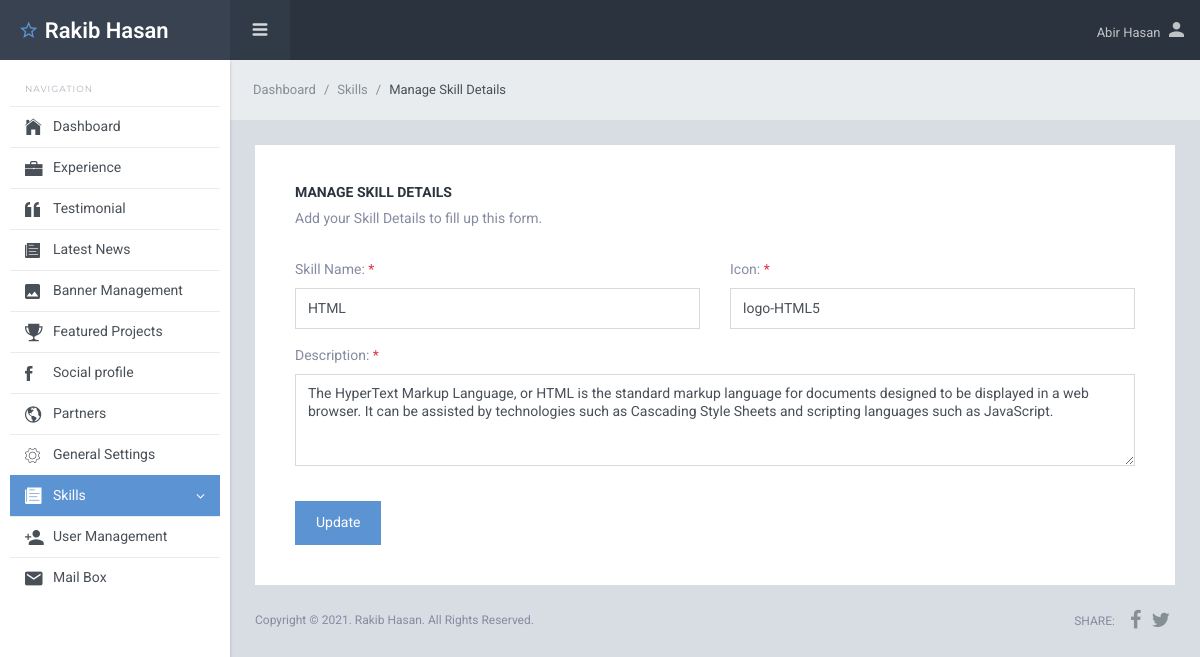
/admin/manage_skill_details.php?id=1&task=edit (signed in), run on the app's committed database.
### tables this page shows
CREATE TABLE `skill_details` (
  `id` int(11) NOT NULL,
  `skill_name` varchar(50) NOT NULL,
  `icon` varchar(70) NOT NULL,
  `skill_description` text NOT NULL,
  `status` int(1) NOT NULL DEFAULT 1
);

### admin/inc/functions.inc.php (called while the page is built, shortened)
<?php
function db_connect()
{
    return $con = mysqli_connect("localhost", "root", "", "portfolio");
}
function select_all($table_name, $conditions = "")
{
    $select_query = mysqli_query(db_connect(), "SELECT * FROM $table_name $conditions");
    return $select_query;
}

### admin/manage_skill_details.php (the view, shortened to what this page needs)
<?php
require_once('top.inc.php');
$skill_name=$icon=$skill_description="";
if (isset($_GET['task']) && $_GET['task'] == "edit") {
    $id = $_SESSION["edit_skill_details_id"]  = $_GET['id'];
    $skill_details = mysqli_fetch_assoc(select_all("skill_details", "WHERE id='$id'"));
    $skill_name = $skill_details['skill_name'];
    $icon = $skill_details['icon'];
    $skill_description = $skill_details['skill_description'];
}else {
    unset($_SESSION["edit_skill_details_id"]);
}
?>
<div class="sl-mainpanel">
    <nav class="breadcrumb sl-breadcrumb">
        <a class="breadcrumb-item" href="index.php">Dashboard</a>
        <a class="breadcrumb-item" href="#">Skills</a>
        <span class="breadcrumb-item active">Manage Skill Details</span>
    </nav>
    <div class="sl-pagebody">
        <div class="card pd-20 pd-sm-40">
            <h6 class="card-body-title">Manage Skill Details</h6>
            <p class="mg-b-20 mg-sm-b-30">Add your Skill Details to fill up this form.</p>
            <div class="form-layout">
                <form action="submit_skill_details.php" method="post">
                    <div class="row mg-b-25">
                        <div class="col-lg-6">
                            <div class="form-group">
                                <label class="form-control-label">Skill Name: <span class="tx-danger">*</span></label>
                                <input class="form-control <?= (isset($_SESSION['skill_name_error'])) ? 'is-invalid' : '' ?>" value="<?= isset($_SESSION["old_skill_name"]) ? $_SESSION["old_skill_name"] : "$skill_name"; ?>" type="text" name="skill_name" placeholder="Enter skill name">
                            </div>
                        </div>
                        <div class="col-lg-6">
                            <div class="form-group">
                                <label class="form-control-label">Icon: <span class="tx-danger">*</span></label>
                                <input class="form-control <?= (isset($_SESSION['icon_error'])) ? 'is-invalid' : '' ?>" value="<?= isset($_SESSION["old_icon"]) ? $_SESSION["old_icon"] : "$icon" ?>" type="text" name="icon" placeholder="Enter ion icon name">
                            </div>
                        </div>
                        <div class="col-lg-12">
                            <div class="form-group mg-b-10-force">
                                <label class="form-control-label">Description: <span class="tx-danger">*</span></label>
                                <textarea type="text" name="skill_description" class="form-control <?= (isset($_SESSION['skill_description_error'])) ? 'is-invalid' : '' ?>" rows="4"><?= $skill_description ?></textarea>
                            </div>
                        </div>
                    </div>
                    <div class="form-layout-footer">
                        <button type="submit" name="<?= isset($_SESSION["edit_skill_details_id"]) ? "edit_skill_details" : "submit_skill_details" ?>" class="btn btn-info mg-r-5"><?= isset($_SESSION["edit_skill_details_id"]) ? "Update" : "Submit" ?></button>
                    </div>
                </form>
            </div>
        </div>
    </div>
    <?php
    require_once "footer.inc.php";
    ?>

### data on the page
skill_details: skill_name "HTML", icon "logo-HTML5", skill_description "The HyperText Markup Language, or HTML is the standard markup language for documents designed to be displayed in a web browser. It can be assisted by technologies such as Cascading Style Sheets and scripting languages such as JavaScript."

### other printed values
$_SESSION['ADMIN_NAME'] "Abir Hasan"
